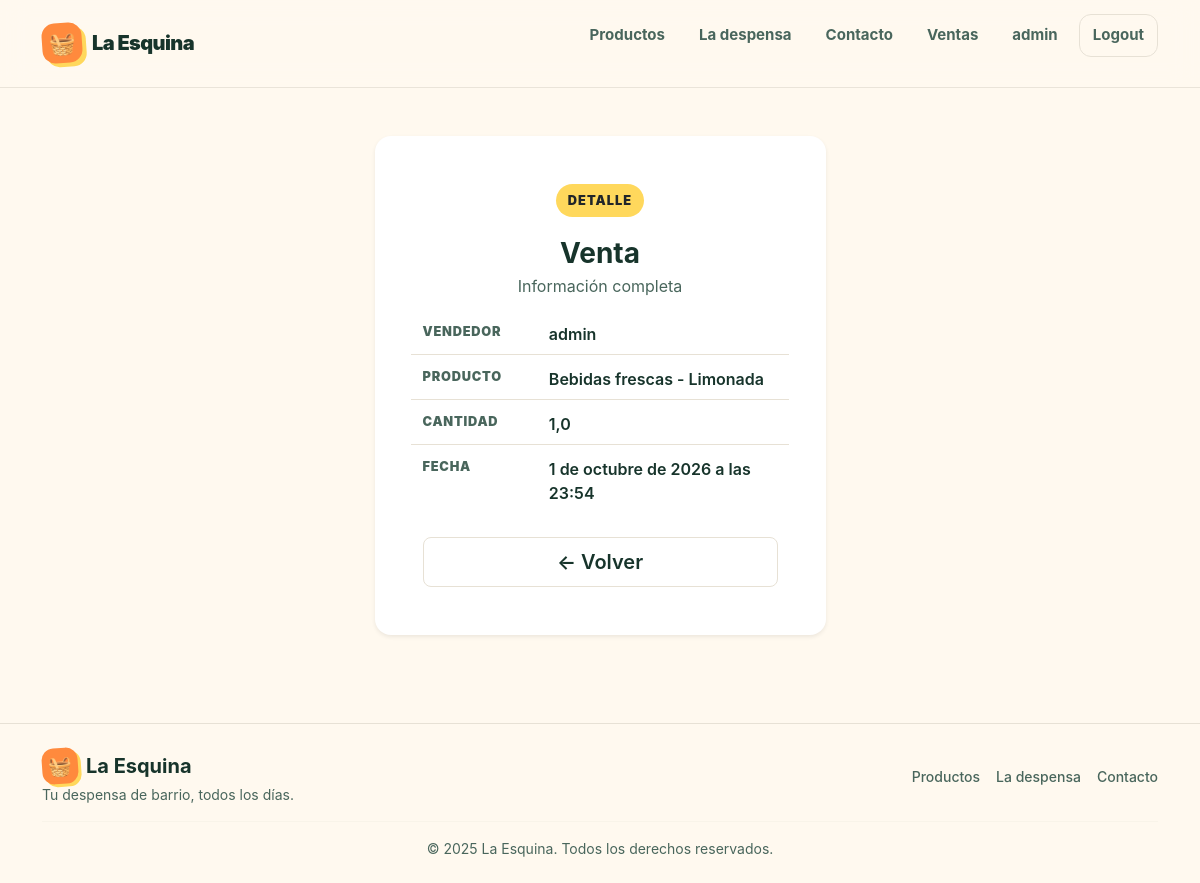
The page /producto/venta/detail/1 (signed in) on the database its author committed.
### producto/models.py (models this page shows, shortened)
class Venta(models.Model):
    vendedor = models.ForeignKey(
        Vendedor, on_delete=models.CASCADE, verbose_name="Vendedor"
    )
    producto = models.ForeignKey(
        Producto, on_delete=models.CASCADE, verbose_name="Producto"
    )
    cantidad = models.FloatField(verbose_name="Cantidad")
    fecha = models.DateTimeField(auto_now_add=True, verbose_name="Fecha de la Venta")
    class Meta:
        verbose_name = "Venta"
        verbose_name_plural = "Ventas"

class Vendedor(models.Model):
    user = models.OneToOneField(User, on_delete=models.CASCADE, verbose_name="Usuario")
    telefono = models.CharField(max_length=15, blank=True, verbose_name="Teléfono")
    imagen_perfil = models.ImageField(
        upload_to="perfiles_vendedores/",
        blank=True,
        null=True,
        verbose_name="Imagen de Perfil",
    )
    class Meta:
        verbose_name = "Vendedor"
        verbose_name_plural = "Vendedores"

class Producto(models.Model):
    categoria = models.ForeignKey(
        Categoria,
        on_delete=models.SET_NULL,
        null=True,
        blank=True,
        verbose_name="categoría",
        related_name="productos",
    )
    nombre = models.CharField()
    descripcion = models.TextField(
        blank=True, db_default="", verbose_name="descripción"
    )
    precio = models.DecimalField(max_digits=10, decimal_places=2)
    stock = models.PositiveIntegerField(db_default=0)
    class Meta:
        verbose_name = "Producto"
        verbose_name_plural = "Productos"
        ordering = ("nombre",)
        indexes = [  # noqa: RUF012
            models.Index(fields=["nombre"], name="idx_producto_nombre"),
        ]
        constraints = (
            models.UniqueConstraint(
                fields=["categoria", "nombre"], name="unique_categoria_producto"
            ),
            models.CheckConstraint(
                condition=Q(precio__gte=0), name="check_precio_mayor_a_cero"
            ),
        )
    def __str__(self) -> str:
        if self.categoria:
            return f"{self.categoria} - {self.nombre}"
        return self.nombre

class Categoria(models.Model):
    nombre = models.CharField(max_length=100, unique=True)
    descripcion = models.TextField(
        blank=True, db_default="", verbose_name="descripción"
    )
    class Meta:
        verbose_name = "Categoría de Productos"
        verbose_name_plural = "Categorías de Productos"
        ordering = ("nombre",)
    def __str__(self):
        return self.nombre

### producto/views/ventas.py (the view)
# urls.py: path("venta/detail/<int:pk>", ventas.VentaDetail.as_view(), name="venta_detail"),
class VentaDetail(DetailView):
    model = Venta

### producto/templates/producto/venta_detail.html
{% extends "core/base.html" %}
{% block contenido %}
<div class="container py-5">
    <div class="row justify-content-center">
        <div class="col-12 col-md-8 col-lg-6 col-xl-5">
            <div class="card shadow-sm border-0 rounded-4">
                <div class="card-body p-4 p-md-5">
                    <div class="text-center mb-4">
                        <div class="eyebrow">Detalle</div>
                        <h1 class="h3 fw-bold mb-1" style="color: var(--ink);">Venta</h1>
                        <p class="text-muted mb-0" style="color: var(--ink-soft) !important;">Información completa</p>
                    </div>
                    <dl class="row mb-0 detail-list">
                        <dt class="col-sm-4">Vendedor</dt>
                        <dd class="col-sm-8">{{ venta.vendedor.user.username }}</dd>
                        <dt class="col-sm-4">Producto</dt>
                        <dd class="col-sm-8">{{ venta.producto }}</dd>
                        <dt class="col-sm-4">Cantidad</dt>
                        <dd class="col-sm-8">{{ venta.cantidad }}</dd>
                        <dt class="col-sm-4">Fecha</dt>
                        <dd class="col-sm-8">{{ venta.fecha }}</dd>
                    </dl>
                    <div class="d-grid gap-2 mt-4">
                        <a href="{% url 'producto:venta_list' %}" class="btn btn-outline-secondary btn-lg fw-semibold rounded-3 py-2"
                           style="border-color: var(--line); color: var(--ink);">← Volver</a>
                    </div>
                </div>
            </div>
        </div>
    </div>
</div>
{% endblock contenido %}

### core/templates/core/components/navbar.html (shortened to what this page needs)
<header class="nav-wrap">
    <div class="container">
        <nav aria-label="Navegación principal">
            <a class="brand" href="#inicio" aria-label="La Esquina, inicio">
                <span class="brand-mark">🧺</span>
                <span>La Esquina</span>
            </a>
            <ul class="nav-links">
                <li><a href="#productos">Productos</a></li>
                <li><a href="#por-que">La despensa</a></li>
                <li><a href="#contacto">Contacto</a></li>
                {% if user.is_authenticated %}
                    <li><a href="{% url 'producto:home' %}">Ventas</a></li>
                    <li><a href="#">{{ user.username }}</a></li>
                    <li>
                        <form action="{% url 'core:logout' %}" method="post">
                            <button class="nav-logout" type="submit">Logout</button>
                        </form>
                    </li>
                {% else %}
                    <li><a class="nav-login" href="{% url 'core:login' %}">Acceder</a></li>
                {% endif %}
            </ul>
        </nav>
    </div>
</header>

### core/static/core/style.css (style rules this page uses)
:root { --ink: #17342b; --ink-soft: #49665c; --cream: #fff9ef; --paper: #ffffff; --mint: #dff4e8; --mint-strong: #1d7a58; --orange: #ff8a3d; --orange-dark: #d9681e; --yellow: #ffd85c; --pink: #ffd7df; --line: #e7e1d5; --shadow: 0 18px 45px rgba(23, 52, 43, 0.1); --radius-lg: 30px; --radius-md: 20px; --radius-sm: 14px; --max: 1180px; }
* { box-sizing: border-box; margin: 0; padding: 0; }
html { scroll-behavior: smooth; }
body { font-family: Inter, ui-sans-serif, system-ui, -apple-system, BlinkMacSystemFont, "Segoe UI", sans-serif; color: var(--ink); background: var(--cream); line-height: 1.5; }
a { color: inherit; text-decoration: none; }
button, a { -webkit-tap-highlight-color: transparent; }
.container { width: min(calc(100% - 40px), var(--max)); margin-inline: auto; }
.nav-wrap { position: sticky; top: 0; z-index: 20; padding: 14px 0; background: rgba(255, 249, 239, 0.88); backdrop-filter: blur(14px); border-bottom: 1px solid rgba(231, 225, 213, 0.85); }
nav { display: flex; align-items: center; justify-content: space-between; gap: 20px; }
.brand { display: inline-flex; align-items: center; gap: 10px; font-weight: 900; font-size: 1.25rem; letter-spacing: -0.03em; }
.brand-mark { width: 40px; height: 40px; display: grid; place-items: center; border-radius: 13px; background: var(--orange); transform: rotate(-4deg); box-shadow: 4px 4px 0 var(--yellow); font-size: 1.35rem; }
.nav-links { display: flex; align-items: center; gap: 8px; list-style: none; }
.nav-links a { display: inline-flex; align-items: center; justify-content: center; padding: 10px 13px; border-radius: 12px; color: var(--ink-soft); font-weight: 700; font-size: 0.94rem; transition: 0.2s ease; }
.nav-links form { display: inline-flex; }
.nav-logout { display: inline-flex; align-items: center; justify-content: center; padding: 9px 13px; border: 1px solid var(--line); border-radius: 12px; background: transparent; color: var(--ink-soft); font-family: inherit; font-weight: 700; font-size: 0.94rem; cursor: pointer; transition: 0.2s ease; }
.eyebrow { display: inline-flex; align-items: center; gap: 8px; padding: 7px 12px; border-radius: 999px; background: var(--yellow); font-size: 0.8rem; font-weight: 900; text-transform: uppercase; letter-spacing: 0.08em; margin-bottom: 20px; }
.btn { display: inline-flex; align-items: center; justify-content: center; min-height: 50px; padding: 12px 19px; border-radius: 15px; font-weight: 800; border: 1px solid transparent; transition: transform 0.2s ease, box-shadow 0.2s ease, background 0.2s ease; }
.btn-outline-secondary { border-color: var(--line) !important; color: var(--ink) !important; }
.card { border: 1px solid var(--line); box-shadow: var(--shadow); }
.detail-list dt { color: var(--ink-soft); font-size: 0.8rem; font-weight: 900; text-transform: uppercase; letter-spacing: 0.06em; padding-top: 12px; border-top: 1px solid var(--line); }
.detail-list dd { color: var(--ink); font-weight: 600; padding-top: 12px; border-top: 1px solid var(--line); }
.detail-list dt:first-of-type, .detail-list dd:first-of-type { border-top: 0; padding-top: 0; }

### rows shown on the page
Venta: vendedor.user.username "admin", producto "Bebidas frescas - Limonada", cantidad "1,0", fecha "1 de octubre de 2026 a las 23:54"

### other values the page prints
{{ user.username }} "admin"
